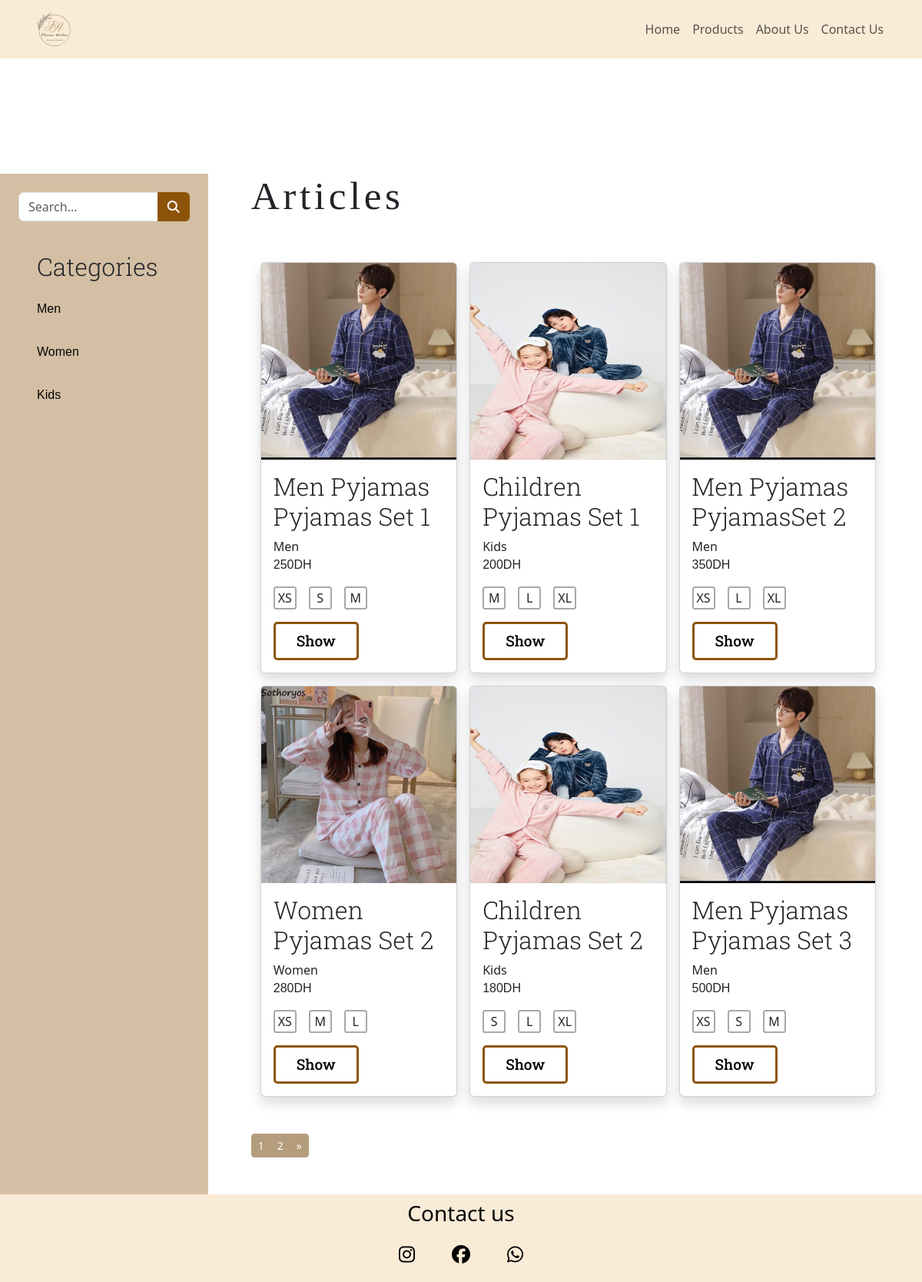
Screenshot of /Code/User/articls.php with the database file from the repository.
### tables this page shows
CREATE TABLE `categories` (
  `id_category` int(11) NOT NULL,
  `name_category` varchar(50) NOT NULL
);

CREATE TABLE `products` (
  `Id_product` int(11) NOT NULL,
  `nom_product` varchar(50) NOT NULL,
  `description` varchar(50) NOT NULL,
  `price` int(11) NOT NULL,
  `id_category` int(11) DEFAULT NULL
);

CREATE TABLE `images` (
  `id_image` int(11) NOT NULL,
  `url_image` varchar(50) NOT NULL,
  `Id_product` int(11) NOT NULL
);

CREATE TABLE `size` (
  `Id_size` int(11) NOT NULL,
  `name_size` varchar(50) NOT NULL
);

### Code/Admin/manager/gestioncategory.php (called while the page is built, shortened)
<?php
require_once(__ROOT__ . '/Entity/category.php');
class Gestioncategory {
    private $db;
    function __construct() {
        $DB_HOST='localhost';
        $DB_USER='root';
        $DB_PASSWORD='';
        $DB_DATABSE='FILL-ROUGE';
        $this->db = new PDO("mysql:host={$DB_HOST};dbname={$DB_DATABSE}", $DB_USER, $DB_PASSWORD);
        $this->db->setAttribute(PDO::ATTR_ERRMODE, PDO::ERRMODE_EXCEPTION);
    }
    public function Select($where) {
        $sql = 'SELECT id_category, name_category FROM categories';
        if ($where != null) {
            $sql .= " WHERE $where";
        }
        $stmt = $this->db->prepare($sql);
        $stmt->execute();
        $category_data = $stmt->fetchAll(PDO::FETCH_ASSOC);
        $categorys = array();
        foreach ($category_data as $category_data) {
            $category = new category();
            $category->setId($category_data['id_category']);
            $category->setName($category_data['name_category']);
            array_push($categorys, $category);
        }
        return $categorys;
    }
}
?>

### Code/Admin/Entity/category.php (called while the page is built)
<?php
class Category {
    private $Id;
    private $Name;
    public function getId() {
        return $this->Id;
    }
    public function setId($id) {
        $this->Id = $id;
    }
    public function getName() {
        return $this->Name;
    }
    public function setName($name) {
        $this->Name = $name;
    }
}
?>

### Code/Admin/manager/gestionproduct.php (called while the page is built, shortened)
<?php
require_once(__ROOT__ . '/Entity/product.php');
class Gestionproduct {
    private $db;
    function __construct() {
        $DB_HOST='localhost';
        $DB_USER='root';
        $DB_PASSWORD='';
        $DB_DATABSE='FILL-ROUGE';
        $this->db = new PDO("mysql:host={$DB_HOST};dbname={$DB_DATABSE}", $DB_USER, $DB_PASSWORD);
        $this->db->setAttribute(PDO::ATTR_ERRMODE, PDO::ERRMODE_EXCEPTION);
    }
    public function selectWithPagination($column, $value, $perPage = 1) {
        $where = '';
        $params = array();
        $countQuery = "SELECT COUNT(*) as count FROM products $where";
        $countStmt = $this->db->prepare($countQuery);
        $countStmt->execute($params);
        $totalCount = $countStmt->fetch(PDO::FETCH_ASSOC)['count'];
        $currentPage = isset($_GET['page']) ? (int)$_GET['page'] : 1;
        $offset = ($currentPage - 1) * $perPage;
        $limit = $perPage;
        $query = "SELECT * FROM products $where LIMIT $limit OFFSET $offset";
        $stmt = $this->db->prepare($query);
        $stmt->execute($params);
        $product_data = $stmt->fetchAll(PDO::FETCH_ASSOC);
        $products = array();
        foreach ($product_data as $product_data) {
            $product = new Product();
            $product->setId($product_data['Id_product']);
            $product->setName($product_data['nom_product']);
            $product->setDescription($product_data['description']);
            $product->setPrice($product_data['price']);
            $product->setCategory($product_data['id_category']);
            array_push($products, $product);
        }
        $totalPages = ceil($totalCount / $perPage);
        return array(
            'query'=>$query,
            'result' => $products,
            'currentPage' => $currentPage,
            'totalCount' => $totalCount,
            'totalPages' => $totalPages
        );
    }
}
?>

### Code/Admin/manager/gestionimage.php (called while the page is built, shortened)
<?php
require_once(__ROOT__ . '/Entity/image.php');
class Gestionimage {
    private $db;
    function __construct() {
        $DB_HOST='localhost';
        $DB_USER='root';
        $DB_PASSWORD='';
        $DB_DATABSE='FILL-ROUGE';
        $this->db = new PDO("mysql:host={$DB_HOST};dbname={$DB_DATABSE}", $DB_USER, $DB_PASSWORD);
        $this->db->setAttribute(PDO::ATTR_ERRMODE, PDO::ERRMODE_EXCEPTION);
    }
    public function Select($where) {
        $sql = 'SELECT id_image, url_image,Id_product FROM images';
        if ($where != null) {
            $sql .= " WHERE $where";
        }
        $stmt = $this->db->prepare($sql);
        $stmt->execute();
        $image_data = $stmt->fetchAll(PDO::FETCH_ASSOC);
        $images = array();
        foreach ($image_data as $image_data) {
            $image = new image();
            $image->setId($image_data['id_image']);
            $image->setName($image_data['url_image']);
            $image->setProduct($image_data['Id_product']);
            array_push($images, $image);
        }
        return $images;
    }
}
?>

### Code/Admin/Entity/product.php (called while the page is built, shortened)
<?php
class Product {
    private $Price;
    private $Category;
    private $Id;
    private $Name;
    public function getId() {
        return $this->Id;
    }
    public function setId($id) {
        $this->Id = $id;
    }
    public function getName() {
        return $this->Name;
    }
    public function setName($name) {
        $this->Name = $name;
    }
    public function getPrice() {
        return $this->Price;
    }
    public function setPrice($price) {
        $this->Price = $price;
    }
    public function getCategory() {
        return $this->Category;
    }
    public function setCategory($category) {
        $this->Category = $category;
    }
}
?>

### Code/Admin/Entity/image.php (called while the page is built, shortened)
<?php
class Image{
      private $Name;
      public function getName() {
          return $this->Name;
      }
      public function setName($name) {
          $this->Name = $name;
      }
}
?>

### Code/Admin/manager/gestionassociation.php (called while the page is built, shortened)
<?php
require_once(__ROOT__ . '/Entity/association.php');
class Gestionassociation {
    private $db;
    function __construct() {
        $DB_HOST='localhost';
        $DB_USER='root';
        $DB_PASSWORD='';
        $DB_DATABSE='FILL-ROUGE';
        $this->db = new PDO("mysql:host={$DB_HOST};dbname={$DB_DATABSE}", $DB_USER, $DB_PASSWORD);
        $this->db->setAttribute(PDO::ATTR_ERRMODE, PDO::ERRMODE_EXCEPTION);
    }
    public function Select($where,$table) {
        $sql = "SELECT Id_product, Id_association FROM $table";
        if ($where != null) {
            $sql .= " WHERE $where";
        }
        $stmt = $this->db->prepare($sql);
        $stmt->execute();
        $association_data = $stmt->fetchAll(PDO::FETCH_ASSOC);
        $associations = array();
        foreach ($association_data as $association_data) {
            $association = new association();
            $association->setIdassociation($association_data['Id_association']);
            $association->setIdproduct($association_data['Id_product']);
            array_push($associations, $association);
        }
        return $associations;
    }
}
?>

### Code/Admin/manager/gestionsize.php (called while the page is built, shortened)
<?php
class Gestionsize {
    function __construct() {
        $DB_HOST='localhost';
        $DB_USER='root';
        $DB_PASSWORD='';
        $DB_DATABSE='FILL-ROUGE';
        $this->db = new PDO("mysql:host={$DB_HOST};dbname={$DB_DATABSE}", $DB_USER, $DB_PASSWORD);
    }
}
?>

### Code/Admin/Entity/association.php (called while the page is built, shortened)
<?php
class Association {
    private $Idassociation;
    public function getIdassociation() {
        return $this->Idassociation;
    }
    public function setIdassociation($Idassociation) {
        $this->Idassociation = $Idassociation;
    }
}
?>

### Code/User/articls.php (the view, shortened to what this page needs)
<?php
include './includes/head.php';
include "../Admin/manager/gestionproduct.php";
$gestionproduct = new Gestionproduct();
$products = $gestionproduct->selectWithPagination(null,null, 6);
include "../Admin/manager/gestioncategory.php";
$gestioncategory = new Gestioncategory();
$categorys = $gestioncategory->Select(null);
include "../Admin/manager/gestionsize.php";
$gestionsize = new Gestionsize();
include "../Admin/manager/gestionassociation.php";
$gestionassociation = new Gestionassociation();
include "../Admin/manager/gestionimage.php";
$gestionimage = new Gestionimage();
?>
<body>
  <?php
  include './includes/navbar.php'
  ?>
  <div class="d-flex flex-lg-row flex-md-row flex-column gap-2">
    <div class="sidebar  w-auto  p-4 ">
      <form action="" method="post">
        <div class="input-group mb-3">
          <input type="text" class="form-control" name="search" placeholder="Search..." aria-label="Search" aria-describedby="search-btn">
          <button class="btn btncolor" name="submit" type="submit" id="search-btn"><i class="fa-solid fa-magnifying-glass"></i></button>
        </div>
      </form>
      <div class="d-flex flex-column p-4 gap-3">
        <h2>Categories</h2>
        <?php
        foreach ($categorys as $category) {
        ?>
          <p><a href="articls.php?category=<?= $category->getId() ?>" class="category"><?= $category->getName() ?></a></p>
        <?php  } ?>
      </div>
    </div>
    <div class="container cards d-flex flex-column gap-5 justify-content-center p-5">
      <h1>Articles</h1>
      <div class="container">
        <div class="row row-cols-1 row-cols-md-2 row-cols-lg-3 g-3">
          <?php
          foreach ($products["result"] as $product) {
            $idcategory = $product->getCategory();
            $wherecategory = "id_category = $idcategory";
            $categorys = $gestioncategory->Select($wherecategory);
            $idproduct = $product->getId();
            $whereassociation = "Id_product = $idproduct";
            $color_products = $gestionassociation->Select($whereassociation, "products_color");
            $size_products = $gestionassociation->Select($whereassociation, "products_size");
            $image_products = $gestionimage->Select($whereassociation);
            $category = $categorys[0];
            $categoryName = $category->getName();
          ?>
            <div class="col">
              <div class="card shadow  rounded">
                <img src="../Assets/images/<?= $image_products[0]->getName() ?>" class="card-img-top" style="height: 16rem;" alt="...">
                <div class="card-body">
                  <h5 class="card-title"><?= $product->getName() ?></h5>
                  <div class="card-text">
                    <a><?= $categoryName ?></a>
                    <p><?= $product->getPrice() ?>DH</p>
                    <div class="d-flex gap-3">
                      <?php
                      foreach ($size_products as $size) {
                        $idsize = $size->getIdassociation();
                        $wheresize = "Id_size= $idsize";
                        $sizes = $gestionsize->Select($wheresize);
                        foreach ($sizes as $size) {
                      ?>
                          <div class="circle  d-flex justify-content-center align-items-center ">
                            <span class="circle-char"><?= $size->getName() ?></span>
                          </div>
                      <?php
                        }
                      }
                      ?>
                    </div>
                  </div>
                  <form action="product.php" method="post">
                    <input type="submit" value="Show" name="show" class="btn btn-color btn-block btn-flat mt-3 w-50">
                  </form>
                </div>
              </div>
            </div>
          <?php }
          ?>
        </div>
      </div>
      <div>
        <ul class="pagination pagination-sm m-0 ">
          <?php
          for ($i = 1; $i <= $products['totalPages']; $i++) :
            if ($i == $products['currentPage']) {
              echo '<li class="page-item active"> <a  class="page-link " href="#">' . $i . '</a> </li>';
            } else {
              echo '<li class="page-item "> <a  class="page-link " href="?page=' . $i . '">' . $i . '</a> </li>';
            }
          endfor;
          if ($products['currentPage'] < $products['totalPages']) {
            echo '<li class="page-item "> <a class="page-link " href="?page=' . ($products['currentPage'] + 1) . '">&raquo;</a> </li>';
          }
          ?>
        </ul>
      </div>
    </div>
  </div>
  <?php
  include './includes/footer.php'
  ?>
</body>
</html>

### Code/Assets/style.css (style rules this page uses)
h1 { font-family: 'Dancing Script'; font-size: 3.2rem; font-weight: 500; letter-spacing: 0.09em; }
h2, h5 { font-family: 'Roboto Slab', serif; font-size: 2rem; font-weight: 300; }
p { font-family:Arial, Helvetica, sans-serif; font-size: 1rem; font-weight: 300; }
.category { text-decoration: none; color: #040404; }
.btn.btn-flat { font-family: 'Roboto Slab', serif; font-size: 1.2rem; font-weight: 500; border-radius: 5px; border: 3px solid #8D5409; height: 50px; background: transparent; -webkit-transition: 0.9s; transition: 0.9s; }
.btn-flat.btn-color { color: #040404; background: linear-gradient(30deg, #8D5409 50%, transparent 50%); background-position: right bottom; background-size: 300% 100%; }
.btncolor { color: #fffafa !important; background-color: #8D5409 !important; }
.circle { width: 20px; height: 20px; border-radius: 50%; }
.sidebar { margin-top: 150px; left: 0; background-color: #bb996d9f; }
.page-link { background-color: #B49C7C !important; color: white !important; border-color: #B49C7C !important; }
.cards { margin-top: 100px; }
.circle { width: 30px; height: 30px; border-radius: 12%; border: 2px solid #00000057; }

### rows the page displays
categories: name_category "Men"
categories: name_category "Women"
categories: name_category "Kids"
products: images.url_image (picture), nom_product "Men Pyjamas Pyjamas Set 1", id_category.name_category "Men", price "250", size.name_size "XS", size.name_size "S", size.name_size "M"
products: images.url_image (picture), nom_product "Children Pyjamas Set 1", id_category.name_category "Kids", price "200", size.name_size "L", size.name_size "XL"
size: name_size "M"
products: images.url_image (picture), nom_product "Men Pyjamas PyjamasSet 2", id_category.name_category "Men", price "350"
size: name_size "XS"
size: name_size "L"
size: name_size "XL"
products: images.url_image (picture), nom_product "Women Pyjamas Set 2", id_category.name_category "Women", price "280"
products: images.url_image (picture), nom_product "Children Pyjamas Set 2", id_category.name_category "Kids", price "180"
size: name_size "S"
products: images.url_image (picture), nom_product "Men Pyjamas Pyjamas Set 3", id_category.name_category "Men", price "500"
